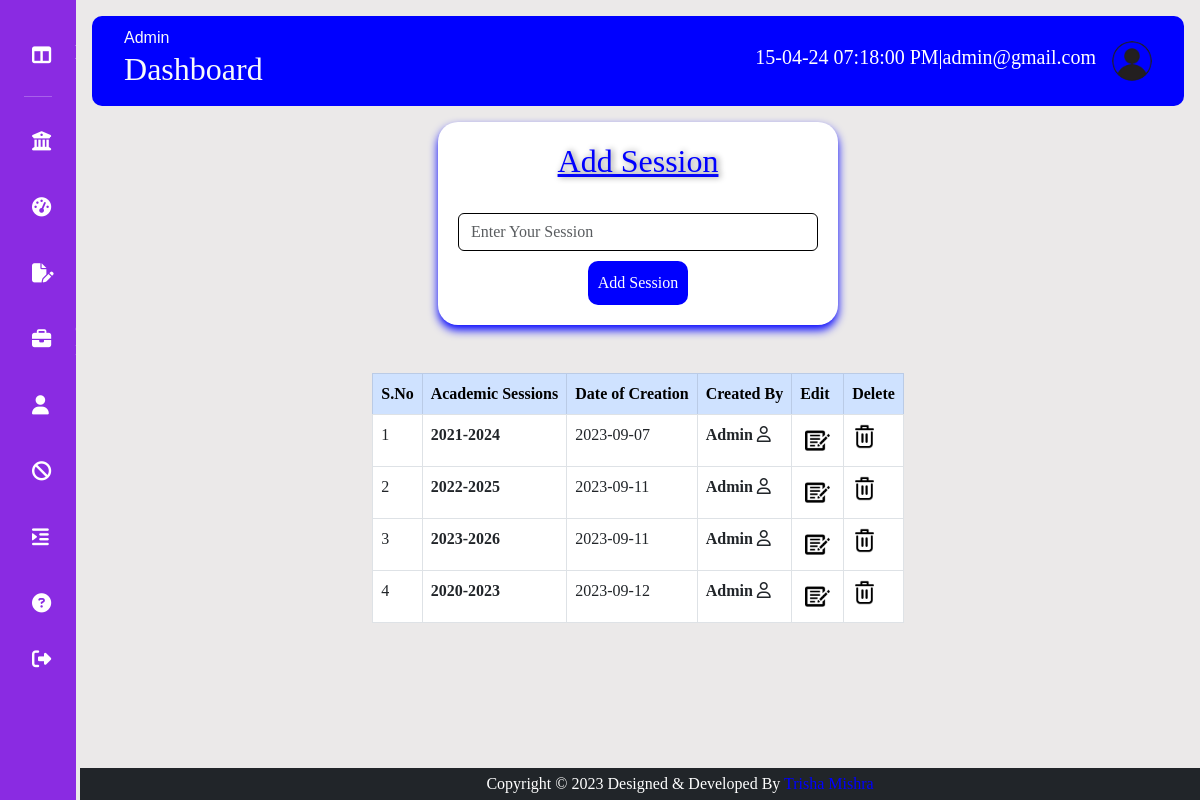
/admin/session.php (signed in), run on the app's committed database.
### tables this page shows
CREATE TABLE IF NOT EXISTS `tbl_session` (
  `sid` int(11) NOT NULL AUTO_INCREMENT,
  `session` varchar(10) NOT NULL,
  `status` varchar(1) NOT NULL,
  `dor` varchar(10) NOT NULL,
  PRIMARY KEY (`sid`)
);

### admin/session.php (the view)
<?php
include("headeradmin.php");
include("connection.php");
$query="select * from tbl_session order by sid";
$res=mysqli_query($con,$query);
?>
<center>
<form style="box-shadow:0px 5px 10px blue; padding:20px; width: 400px; border-radius:20px; background-color:white;"  action="sessioncode.php" method="post">
<h2 style="color:blue; text-shadow:2px 0px 6px grey; text-decoration:underline;">Add Session</h2>
<br/>
<input type="text" class="form-control" name="session" placeholder="Enter Your Session"style="border:1px black solid;" >
<input type="submit" value="Add Session" style="background-color:blue; padding:10px; margin-top:10px; color:white; border-radius: 10px; font-weight: 50px;">
</form>
<br/>
<br/>
<table class="table table-bordered w-auto table-hover">
<tr>
  <thead class="table-primary">
      <th>S.No</th>
  <th>Academic Sessions</th>
  <th>Date of Creation</th>
  <th>Created By</th>
  <th>Edit</th>
  <th>Delete</th>
  </thead>
</tr>
<?php
$sid=1;
while($row=mysqli_fetch_array($res))
{
?>
<tr>
   <td><?php echo $sid ?></td>
   <td><b><?php echo $row['session'];?></b></td>
   <td><?php echo $row['dor'];?></td>
   <th><?php echo "Admin";?>  <i class="fa-regular fa-user"></i></th>
   <td><a href="sessionedit.php?sid=<?php echo $row['sid'];?> "><img src="../image/5506-200.png" style="width:35px;"/></a></td>
   <td><a href="sessiondelete.php?sid=<?php echo $row['sid'];?>"><img src="../image/3405244.png" style="width:25px;" /></a></td>
</tr>
<?php
$sid++;
}
?>
</table>
</center>
<?php
include("mainadmin.php");
?>

### admin/headeradmin.php (style rules this page uses)
* { margin: 0%; padding: 0%; border: none; outline: none; box-sizing:border-box; }
body { display: flex; font-family:calibri; }

### data on the page
tbl_session: session "2021-2024", dor "2023-09-07"
tbl_session: session "2022-2025", dor "2023-09-11"
tbl_session: session "2023-2026", dor "2023-09-11"
tbl_session: session "2020-2023", dor "2023-09-12"

### other printed values
$_SESSION['admin'] "admin@gmail.com"
